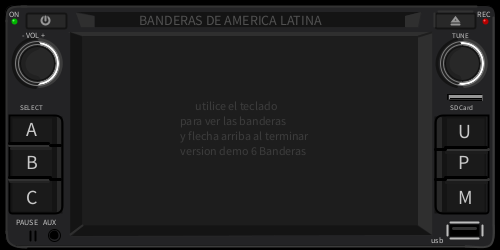
Frame 1 (no input)
Frame 60 (the mouse pressed at the canvas centre just before this capture): identical to frame 1, image omitted
Frame 120 (the mouse held since frame 60 and released just before this capture): identical to frame 1, image omitted

The Processing sketch that drew this single still picture (run headless with seeded random() and noise(); from frame 60 on, the mouse is pressed at the canvas centre):

// Processing sketch: banderas
// ── banderas.pde
//EDUARDO CHARLONE
//BANDERAS 2020

void setup() { 
  size (500,250);
  background(0);
  fill(#232325);
  rect(5,5,490,240,10,10,10,10);
  stroke(60);
  strokeWeight(2);
  line(478,246,17,246);
  line(493,17,493,233);
  bezier(465,246,490,247,494,250,493,225);
  
  stroke(#141414);
  fill(#141414);
  beginShape();
  strokeWeight(0);
  vertex(77,12);
  vertex(421,12);
  vertex(405,16);
  vertex(405,27);
  vertex(95,27);
  vertex(95,16);
  vertex(77,12);
  endShape(CLOSE);
  
  stroke(#2f2f2f);
  fill(#2f2f2f);
beginShape();
  vertex(76,13);
  vertex(94,16);
  vertex(94,27);
  vertex(81,27);
  vertex(76,13);
endShape();
  
  stroke(#2f2f2f);
  fill(#2f2f2f);
  strokeWeight(0);
beginShape();
  vertex(421,12);
  vertex(405,16);
  vertex(405,27);
  vertex(418,27);
  vertex(421,12);
endShape(CLOSE);
  
noFill();
  stroke(50);
  strokeWeight(2);
  line(6,20,6,233);
  line(21,6,476,6);
  bezier(6,21,6,6,10,6,26,6);
  bezier(6,231,8,235,2,247,26,247);
  
  
  fill(#1d1d1d);
  stroke(0);
  strokeWeight(0);
  rect(82,36,336,190);

  stroke(#2f2f2f);
  fill(#2f2f2f);
  strokeWeight(0);
beginShape();
 vertex(68,32);
 vertex(432,32);
 vertex(418,36);
 vertex(80,36);
 vertex(68,32);
endShape(CLOSE);

beginShape();
  vertex(418,36);
  vertex(432,32);
  vertex(432,235);
  vertex(418,225);
  vertex(418,36);
endShape(CLOSE);
 
  fill(#141414);
  beginShape();
   vertex(417,225);
   vertex(432,235);
   vertex(71,236);
   vertex(82,225);
   vertex(417,225);
  endShape(CLOSE);
  
  fill(#141414);
  beginShape();
   vertex(70,234);
   vertex(70,32);
   vertex(82,36);
   vertex(82,225);
   vertex(70,234);
  endShape(CLOSE);
stroke(#2f2f2f);
  strokeWeight(2);
  line(70,234,82,225);
stroke(30);
  line(418,36,431,32);
stroke(0);
  line(30,231,30,240);
  line(35,231,35,240);
  noFill();
  strokeWeight(1);
  ellipse(54,235,12,12);

//botones izq y der
  strokeWeight(2);
  stroke(20);
  fill(26);
  rect(435,117,50,95); //FONDO BOTON DER
  rect(11,117,50,95); // FONDO BOTON IZQ
  line(54,117,54,211);
  stroke(40);
strokeWeight(5);
  line(58,118,58,210);//SOMBRA BOTON DER
  line(439,118,439,210);//SOMBRA BOTON IZQ
  stroke(20);
  line(444,118,444,210);
  line(54,118,54,210);
  stroke(0);
strokeWeight(2);
  noFill();
  rect(9,115,53,98,0,8,8,3);// BOTON MARCO IZQ
  rect(435,115,53,98,8,0,3,8);// BOT DER
  strokeWeight(3);
  stroke(35);
  line(10,181,48,181);

//sombras botones izq 
stroke(50);
  line(9,179,50,179);
  line(445,179,488,179);
  line(445,149,488,149);
 
  stroke(0);
  line(50,179,60,179);
  line(9,177,50,177);
  line(445,177,486,177);
  line(445,147,486,147);
  line(435,179,445,179);
 line(435,149,445,149);

//boton 2/3 izq
 stroke(50);
  line(9,145,50,145);
  stroke(28);
  line(446,182,486,182);
  line(446,152,486,152);
  
stroke(0);
  line(50,145,60,145);
  line(9,143,48,143);
  stroke(35);
  line(11,148,50,148);

//aux
  stroke(0);
  strokeWeight(2);
  fill(0);
  ellipse(54,235,7,7);

//perillas volumen base
 fill(40);
 stroke(255);
 strokeWeight(3);
 ellipse(37,63,40,40);//volumen
 ellipse(462,63,40,40);//dial
stroke(20);
 strokeWeight(3);
 noFill();
 bezier(35,38,5,40,5,85,35,87);//sombra grande boton izq
 bezier(456,39,430,47,430,80,456,86);//sombra grande boton der
 stroke(60);
 bezier(39,39,68,43,68,83,39,86); //sombra grande boton der
 bezier(464,39,493,43,493,83,464,86); //sombra grande boton izq
 stroke(33);
 strokeWeight(10);
 bezier(456,45,440,52,440,74,456,79); //sombra grande boton der
 bezier(35,45,15,52,15,76,35,80); //sombra grande boton izq
 noFill();
strokeWeight(1);
stroke(125);
 ellipse(462,63,44,44);//borde perilla der 1
 ellipse(462,63,38,38);//borde perilla der 2
 ellipse(37,63,44,44);//borde perilla izq 1
 ellipse(37,63,38,38);//borde perilla izq 2
 
 
 noFill();
 stroke(15);
 strokeWeight(1);
 ellipse(37,63,34,34);//borde perilla izq 3
 ellipse(462,63,34,34);//borde perilla der 3

//led
 strokeWeight(6);
 stroke(180,0,0);
 point(485,21);
 stroke(0,180,0);
 point(14,21);
 strokeWeight(2);
 stroke(255,90,90);
 point(484,20);
 stroke(90,255,90);
 point(13,20);

//USB
 strokeWeight(2);
 stroke(190);
 line(450,222,478,222);
 line(450,238,478,238);
 line(447,235,447,225);
 line(482,225,482,235);
 fill(0);
 stroke(2);
 rect(450,225,28,10);
 strokeWeight(3);
 stroke(50);
 line(453,228,475,228);//usb

//EJECT Y POWER
stroke(20);
 fill(40);
 strokeWeight(2);
 rect(26,13,40,15,2,2,2,2); //power
 rect(435,13,40,15,2,2,2,2);//eject
 noFill();
stroke(50);
 strokeWeight(2);
 //line(27,10,62,10);//sombra power
// line(23,13,23,26);//sombra power
 line(438,11,472,11);//sombra eject
 line(434,13,434,26);//sombra eject
stroke(150);
 strokeWeight(2);
 ellipse(45,20,8,8);
 stroke(40);
 strokeWeight(4);
 line(45,20,45,16);
stroke(150);
 strokeWeight(2);
 line(45,20,45,16);
 triangle(455,17,458,21,452,21);
 line(451,24,459,24);


//MICRO SD
strokeWeight(3);
 line(450,96,481,96);
 stroke(0);
 line(450,99,481,99);
 strokeWeight(1);
 stroke(150);
 line(449,95,449,99);
 line(449,95,481,95);
 stroke(5);
 line(447,94,481,94);
 line(447,94,447,99);
 stroke(90);
 line(482,100,482,95); 
 stroke(50);
 line(449,99,481,99);
noFill();
noStroke();

//textos panel
fill(200); 
textSize(7);
 text("TUNE",452,38);
 text("SD Card",450,110);
 text("SELECT",20,110);
 textSize(8);
 text("usb",431,243);
 text("REC",477,17);
 text("ON",9,17);
 text("- VOL + ",22,38);
 textSize(8);
 text("PAUSE   AUX",16,225);
 textSize(14); 
fill(80);
 text("BANDERAS DE AMERICA LATINA", 139, 25); 
 textSize(20);
fill(200);
 text("A",26,136);
 text("B",26,169);
 text("C",26,204);
 text("U",458,138);
 text("P",458,169);
 text("M",458,204);
 
 textSize(12);
   fill(150);
   //rect(150,97,200,45);
   fill(60);
   text("utilice el teclado",195,110);
   text("para ver las banderas",180,125);
   text("y flecha arriba al terminar",180,140); 
   text("version demo 6 Banderas",180,155);
  
}

void draw() {
  
}

void keyPressed() {
  if (key == 'a' || key == 'A') {
   fill(#1d1d1d);
   rect(90,40,320,180);
   fill(#1d1d1d);
   rect(90,200,320,20);//tapa Texto
   fill(#9acefe);//BANDERA ARGENTINA
   rect(150,52,200,45);
   rect(150,142,200,45);
   fill(#ffffff);
   rect(150,97,200,45);
   textSize(18);
   text("ARGENTINA",188,215);
 
  } 
  
  if (key == 'b' || key == 'B') {
     //BANDERA BRASIL
 fill(#1d1d1d);
      rect(90,40,320,180);
  fill(#1d1d1d);
  rect(90,200,320,20); // TAPA TEXTO
  fill(#009c3b); // bandera
  rect(150,52,200,135);
  fill(#ffdf00); //amarillo
  beginShape();
  vertex(250,60);
  vertex(330,120);
  vertex(250,180);
  vertex(167,120);
  vertex(250,60);
  endShape(CLOSE);
  
  fill(#002776); //AZUL
  ellipse(250,120,75,75);
  
  //estrellas  
stroke(255);
  strokeWeight(2);
   point(265,103);
   point(260,115);
   point(221,111);
   point(219,128);
   point(224,125);
   point(236,118);
   point(227,123);
   point(238,118);
   point(237,136);
   point(231,129);
   point(230,133);
   point(250,122);
   point(255,126);
   point(250,133);
   point(246,126);
   point(250,144);
   point(258,135);
   point(261,140);
   point(264,136);
   point(268,135);
   point(268,138);
   point(268,141);
   point(271,138);
   point(275,135);
   point(277,132);
   point(281,128);
   point(274,128);
     
//cinta
stroke(255);
  strokeWeight(6);
  noFill();
  bezier(216,105,243,100,270,107,285,133);
  noFill();
  stroke(#ffdf00);
  strokeWeight(3);
  ellipse(250,120,77,77);

//letras en la cinta
  stroke(#009c3b,150);
   point(220,105);
   point(224,104);
   point(229,104);
   point(233,104);
   point(237,104);
   point(244,105);
   point(252,107);
   point(256,109);
   point(260,110);
   point(265,112);
   point(271,116);
   point(274,120);
   point(278,124);
   point(282,129); 
  noStroke();
  fill(#ffdf00);
   textSize(18);
  text("BRASIL",210,215);
  }
  
  if (key == 'c' || key == 'C') {
     fill(#1d1d1d);
   rect(90,40,320,180);
   fill(#1d1d1d);
   rect(90,200,320,20);//tapa Texto
  
   fill(#ffffff);//BANDERA chile
   rect(150,52,200,67);
   fill(0,0,255);
   rect(150,52,68,67);
   fill(255,0,0);
   rect(150,119,200,68);
   stroke(255);
   strokeWeight(1);
   fill(255);
   beginShape();
    vertex(183,67);
    vertex(187,78);
    vertex(199,78);
    vertex(190,87);
    vertex(193,97);
    vertex(183,91);
    vertex(173,98);
    vertex(176,86);
    vertex(167,79);
    vertex(179,78);
    vertex(183,67);
   endShape();
   noStroke();
   fill(255);
    textSize(18);
   text("CHILE",220,215);
   noFill();
}
    
 if (key == 'u' || key == 'U') {
   //uruguay
  
   fill(#1d1d1d);
   rect(90,40,320,180);//tapafondo
   fill(#1d1d1d);
   rect(90,200,320,20);//tapa Texto
   fill(255); // bandera
   rect(150,52,200,135);
   stroke(#0076cd);
   strokeWeight(18);
   strokeCap(SQUARE);
    line(218,73,350,73);
    line(218,108,350,108);
    line(150,143,350,143);
    line(150,178,350,178);
    noStroke();
    stroke(#ffe01f);
    fill(#ffe01f);
    ellipse(183,92,10,10);
    stroke(#ffe01f);
    strokeWeight(2);
    beginShape();
    vertex(183,57);
    vertex(186,81);
    vertex(202,67);
    vertex(190,87);
    vertex(209,91);
    vertex(190,95);
    vertex(202,115);
    vertex(186,101);
    vertex(183,124);
    vertex(180,101);
    vertex(164,114);
    vertex(174,95);
    vertex(155,91);
    vertex(175,88);
    vertex(163,67);
    vertex(180,80);
    vertex(183,57);
   endShape();
    noStroke();
   
   fill(#ffffff);
    textSize(18);
   text("URUGUAY",200,215);
}
    
     if (key == 'p' || key == 'P') {
   //BANDERA PARAGUAY
     fill(#1d1d1d);
      rect(90,40,320,180);
     fill(#1d1d1d);
     rect(90,200,320,20); // TAPA TEXTO
     fill(#cd1227);
     rect(150,52,200,45);
     fill(#ffffff);
     rect(150,97,200,45);
     fill(#0037a8);
     rect(150,142,200,45);
      textSize(18);
     text("PARAGUAY",192,215);
 
}

if (key == 'm' || key == 'M') {
    //PERU 
  fill(#1d1d1d);
  rect(90,40,320,180);
  fill(#1d1d1d);
  rect(90,200,320,20); // TAPA TEXTO
  fill(#de0b1c); // bandera
  rect(150,52,200,134);  
  fill(#ffffff);
   rect(216,52,65,134);
   fill(#006a46);
   rect(150,52,66,134);
   textSize(18);
   text("MEXICO",220,215);
   noStroke();
}
  if (key == CODED) {
    if (keyCode == UP) {
      fill(#1d1d1d);
      rect(90,40,320,180);
      textSize(18);
      text("Eduardo Charlone",300,300);
      fill(0,0,0);
      text("Programacion Creativa",150,100);
      text("Lectura de Teclado",170,130);
      text("Eduardo Charlone",175,160);
      text("2020",223,190);
    }}
  else 
  
{
   
  }
}
